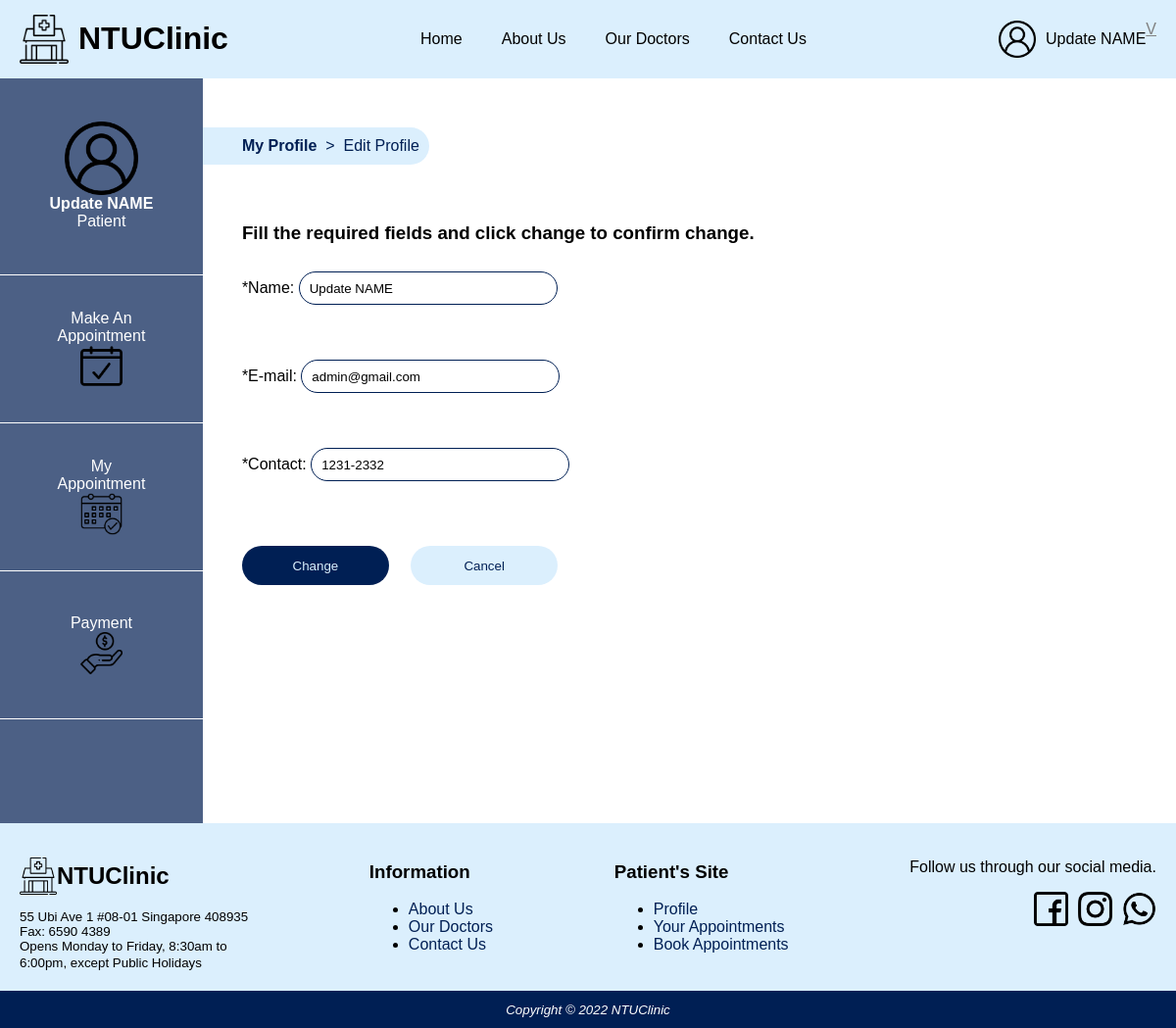
Page /patient/editprofile.php (signed in) on the committed database.
### tables this page shows
CREATE TABLE `Patients` (
  `userid` int(10) UNSIGNED NOT NULL,
  `name` char(255) NOT NULL,
  `image` char(100) NOT NULL,
  `contact` char(10) NOT NULL,
  `nric` char(10) NOT NULL,
  `signupdate` varchar(20) NOT NULL,
  `birthday` varchar(15) NOT NULL,
  `email` char(100) NOT NULL,
  `password` char(255) NOT NULL
);

### methods/getUserData.php (called while the page is built, shortened)
<?php
include "dbconnect.php";
if (isset($_SESSION['valid_user']))
{
  $currentUserId = $_SESSION['valid_user_id'];
  $currentUserType = $_SESSION['valid_user_type'];
  $uid = 'userid';
  $query = 'select * from '.$currentUserType.' '
           ."where ".$uid."='$currentUserId'";
  $result = $dbcnx->query($query);
  if ($result->num_rows >0 )
  {
    while ($row = mysqli_fetch_assoc($result)){
      $currentUserData = $row;
    }
  }
}
?>

### patient/editprofile.php (the view, shortened to what this page needs)
<!DOCTYPE html>
<html lang="en">
<head>
<link rel="stylesheet" href="../style.css" />
<link rel="stylesheet" href="./sidepanel.css" />
<link rel='stylesheet' href="./profile.css" />
<body>
<div id="wrapper">
	<?php include 'header.php'; ?>
	<div id="bodycontent">
	<?php include "sidepanel.php"; ?>
	<div class="leftcontent">
	<div class="breadcrumb">
    <a href="profile.php" class="botnav">
    <b>My Profile</b>
    </a>
    &nbsp;>&nbsp;
    <a href="editprofile.php" class="botnav">Edit Profile</a>
  </div>
	<div class="maincontainer">
		<h3> <b>Fill the required fields and click change to confirm change.</b></h3>
		<form method="post" action="editedprofile.php" id="form">
			<?php
				include '../methods/getUserData.php';
				echo '<label for="fullname">*Name: </label>';
				echo '<input class="inputform" value="'.$currentUserData['name'].'" type="text" name="fullname" id="fullname" placeholder="Enter your full name here" required/>';
				echo '<br> <br> <br>';
				echo '<label for="myEmail">*E-mail: </label>';
				echo '<input class="inputform" value="'.$currentUserData['email'].'" type="email" name="myEmail" id="myEmail" placeholder="Enter your E-mail ID here" required />';
				echo '<br> <br> <br>';
				echo '<label for="contact">*Contact: </label>';
				echo '<input class="inputform" value="'.$currentUserData['contact'].'" type="tel" id="contact" name="contact" pattern="[0-9]{4}-[0-9]{4}" placeholder="9999-9999" required/>';
			?>
			<br> <br> <br>
			<input class="darkbluebutton" type="submit" value="Change" /> &nbsp; &nbsp;
			<input class="primarybutton" type ="button" value="Cancel" onclick="history.back()" />
		</form>
	</div>
</div>
	</div>
	<?php include "footer.php";?>
</body>

### patient/sidepanel.php
<?php
  include '../methods/getUserData.php';
    echo '<div class="sidecontainer">';
    echo '<nav id="sidepanel">';
    echo '<a href="profile.php"><div class="panel" id="panel1">';
    echo '<img src="../images/profile.png" width="75" height="75">';
    echo '<p><b>'.$currentUserData['name'].'</b>';
    echo '<p>Patient</p>';
    echo '</div></a>';
    echo '<a href="bookappointment.php" id="sidenav">';
    echo '<div class="panel">';
    echo '<p id="abc">Make An<br>Appointment</p>';
    echo '<img src="../images/bookappointment.png" width="43" height="43"> ';
    echo '</div></a>';
    echo '<a href="myappointment.php" id="sidenav">';
    echo '<div class="panel">';
    echo '<p id="abc">My<br>Appointment</p>';
    echo '<img src="../images/myappointment.png" width="43" height="43">';
    echo '</div> </a>';
    echo '<a href="payment.php" id="sidenav">';
    echo '<div class="panel">';
    echo '<p id="abc">Payment</p>';
    echo '<img src="../images/payment.png" width="43" height="43">';
    echo '</div> </a>';
    echo '</nav>';
    echo '</div>';
?>

### style.css (style rules this page uses)
body { margin: 0px; width: 100vw; min-height: 100vh; overflow-x: hidden; font-family:arial, sans-serif; }
img { object-fit: cover; }
nav > a { text-decoration: none; color: #000000; }
#bodycontent { background-color: #FFFFFF; min-height: calc(100vh - 40px); }
.botnav { color:#001f54; }
.primarybutton { background: #dbeffd; color: #001f54; border: none; border-radius: 80px; height: 40px; width: 150px; cursor: pointer; margin-top: 20px; }
.darkbluebutton { background: #001f54; color: #dbeffd; border: none; border-radius: 80px; height: 40px; width: 150px; cursor: pointer; margin-top: 20px; }
#wrapper { margin: auto; }

### patient/sidepanel.css (style rules this page uses)
.sidecontainer { width:250px; height:auto; background-color: #4c6085; color: white; width: 250px; }
.panel { display: flex; flex-direction: column; justify-content: center; align-items: center; color: white; background-color: #4c6085; cursor: pointer; height: 150px; text-align: center; border-bottom: 1px white solid; }
.panel > p { margin: 0px; }
#panel1 { height:200px; }
#sidenav { text-decoration: none; color: white; }
#bodycontent { display: flex; flex-direction: row; }
.leftcontent { width: 100%; }
.breadcrumb { color: #001f54; margin: 50px 0px 20px 0; background-color: #dbeffd; padding: 10px; padding-left: 40px; border-radius: 0 40px 40px 0; width: max-content; }
.maincontainer { padding-left: 40px; padding-top: 20px; }
label { width: 250px; }
.inputform { margin: 10px 0px; height: 30px; border-radius: 80px; border: solid 1px #001f54; padding-left: 10px; min-width: 250px; }
.botnav { text-decoration: none; }

### rows in the picture
patients: name "Update NAME", fullname "Update NAME", myEmail "admin@gmail.com", contact "1231-2332"

### other values in the picture
$_SESSION["valid_user"] "Update NAME"
